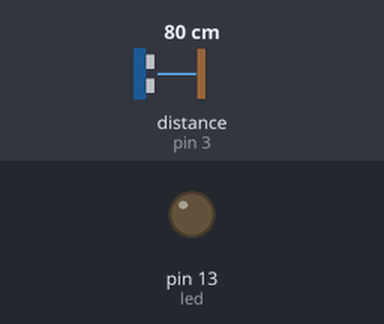
A sketch run on a simulated Arduino Uno, built with avr-gcc and run on an emulated ATmega328P. On the bench: output pins drawn as LEDs (lit = HIGH). Wiring (inferred from the names in the program): ultrasonic range finder: trigger pin 2; echo pin 3. The inputs (shaded band) are chosen by the test bench; at power-on: distance to the obstacle (sensor on pin 3) 80 cm. The echo pulse lasts 58.3 µs per cm; pins used as bus, display or sensor lines are not drawn.

Above: at 1.2 s.
1.3 s: distance to the obstacle (sensor on pin 3) set to 28 cm
2.8 s: distance to the obstacle (sensor on pin 3) set to 23 cm
At 3.6 s:
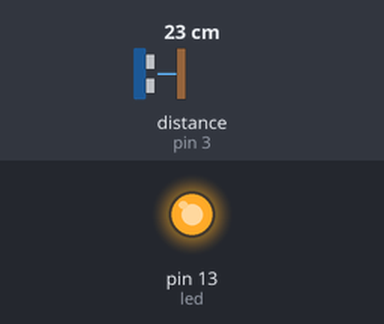
4.3 s: distance to the obstacle (sensor on pin 3) set to 35 cm
At 4.8 s:
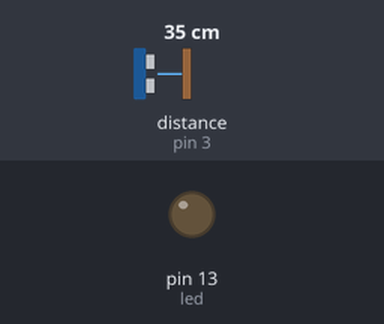
5.8 s: distance to the obstacle (sensor on pin 3) set to 2 cm
At 7.1 s:
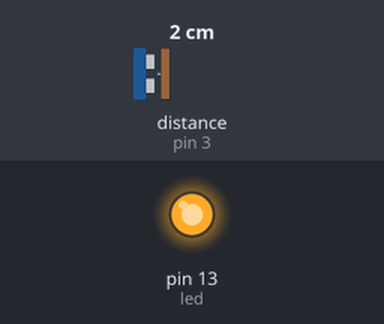
Timing chart, 0 to 8.3 s (numbered marks = the images above; inputs shaded):
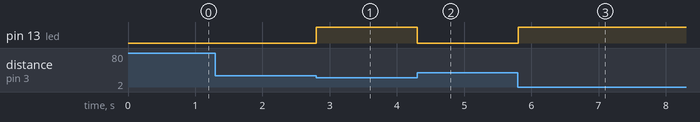

The sketch:

sensor_ultra.ino
```cpp
const int Trigger = 2;   //Pin digital 2 para el Trigger del sensor
const int Echo = 3;   //Pin digital 3 para el Echo del sensor
const int led = 13;

void setup() {
  Serial.begin(9600);//iniciailzamos la comunicación
  pinMode(Trigger, OUTPUT); //pin como salida
  pinMode(Echo, INPUT);  //pin como entrada
  pinMode(led, OUTPUT);
  digitalWrite(Trigger, LOW);//Inicializamos el pin con 0
}

void loop()
{

  long t; //timepo que demora en llegar el eco
  long d; //distancia en centimetros

  digitalWrite(Trigger, HIGH);
  delayMicroseconds(10);          //Enviamos un pulso de 10us
  digitalWrite(Trigger, LOW);

  t = pulseIn(Echo, HIGH); //obtenemos el ancho del pulso
  d = t / 59;           //escalamos el tiempo a una distancia en cm

  if(d<=25){
    digitalWrite (led , HIGH);
    }
    else{ // de lo contrario
        digitalWrite (led , LOW);
      }
}
```

Measured:
- the behaviour switches between 27 and 26 cm on distance to the obstacle (sensor on pin 3) (found by bisection; images 0 and 1)
- after the input at 1.3 s, every drawn part: stays the same
- after the input at 2.8 s, pin 13 (led): LOW → HIGH at once
- after the input at 4.3 s, pin 13 (led): HIGH → LOW at once
- after the input at 5.8 s, pin 13 (led): LOW → HIGH at once
